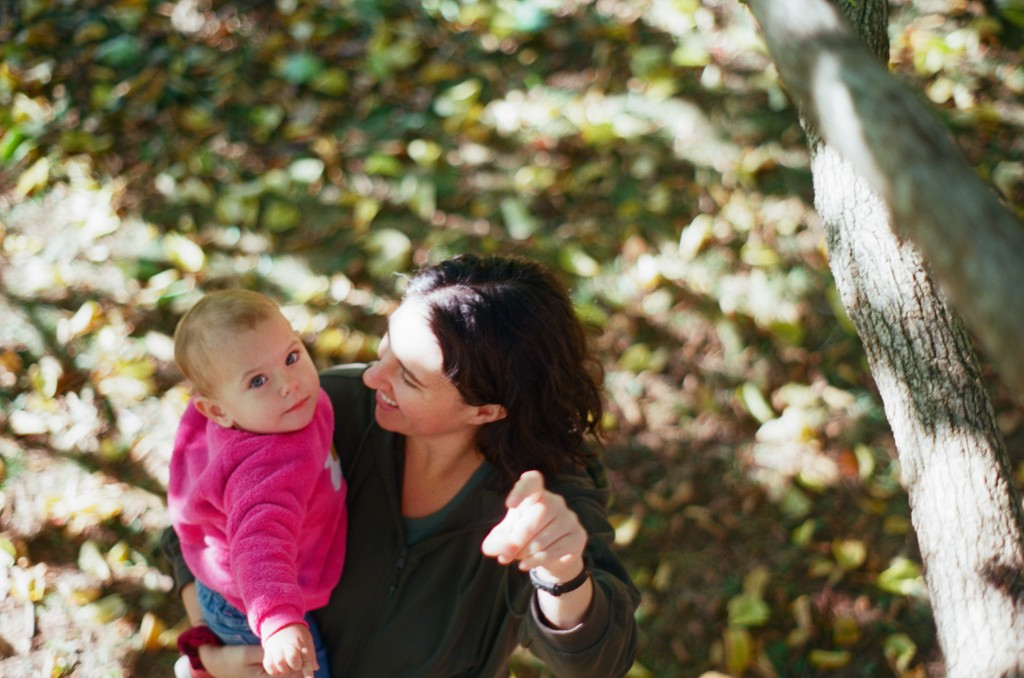
#> input picture examples/input.png, 1024 x 678 px
$ python cli.py -i ../../examples/input.png -o out
#> lines starting #> are read from the running program, lines starting #| are printed output that depends on the picture; after the words box and inside, x2 and y2 are one past the last pixel; in counts of white or black regions, pixels touching at a corner belong together
### src/photo_riso/image_io.py
"""Load images as sRGB uint8; alpha is composited on white (documented)."""

from __future__ import annotations

from pathlib import Path

import numpy as np
from PIL import Image


def load_rgb_uint8(path: Path) -> np.ndarray:
    """
    Return HxWx3 uint8 sRGB. If the source has an alpha channel, composite
    over opaque white so CIELAB k-means sees premultiplied-correct sRGB.
    """
    im = Image.open(path)
    im = im.convert("RGBA")
    rgba = np.array(im, dtype=np.uint8)
    rgb = rgba[..., :3].astype(np.float32)
    a = rgba[..., 3:4].astype(np.float32) / 255.0
    comp = np.clip(rgb * a + 255.0 * (1.0 - a), 0, 255).astype(np.uint8)
    return comp

### src/photo_riso/cluster.py
"""K-means segmentation in CIELAB."""

from __future__ import annotations

from dataclasses import dataclass

import numpy as np
from sklearn.cluster import KMeans

from photo_riso.lab_colors import rgb_uint8_to_lab


@dataclass
class SegmentationResult:
    labels: np.ndarray  # HxW int, 0..k-1 by prevalence (0 = largest cluster)
    centroids_lab: np.ndarray  # kx3 CIELAB, same order as labels
    rgb: np.ndarray  # HxW3 uint8 sRGB source


def _reshape_lab(rgb: np.ndarray) -> tuple[np.ndarray, tuple[int, int]]:
    h, w, _ = rgb.shape
    lab = rgb_uint8_to_lab(rgb)
    return lab.reshape(-1, 3), (h, w)


def segment_image(
    rgb: np.ndarray,
    k: int,
    sample_size: int,
    random_state: int,
    predict_chunk: int = 262_144,
) -> SegmentationResult:
    """
    Cluster pixels in CIELAB; labels sorted so index 0 is most prevalent cluster.
    """
    if rgb.ndim != 3 or rgb.shape[2] != 3:
        raise ValueError("rgb must be HxWx3 uint8")
    lab_flat, (h, w) = _reshape_lab(rgb)
    n = lab_flat.shape[0]
    rng = np.random.default_rng(random_state)
    if n <= sample_size:
        idx = np.arange(n)
    else:
        idx = rng.choice(n, size=sample_size, replace=False)
    sample = lab_flat[idx]

    km = KMeans(n_clusters=k, n_init="auto", random_state=random_state)
    km.fit(sample)

    # Predict in horizontal strips to limit memory
    labels_flat = np.empty(n, dtype=np.int32)
    for r0 in range(0, n, predict_chunk):
        r1 = min(r0 + predict_chunk, n)
        labels_flat[r0:r1] = km.predict(lab_flat[r0:r1])

    counts = np.bincount(labels_flat, minlength=k)
    order = np.argsort(-counts)
    inverse = np.empty_like(order)
    inverse[order] = np.arange(k)

    new_labels_flat = inverse[labels_flat.astype(np.int64)]
    centroids_old = km.cluster_centers_.astype(np.float64)
    centroids_lab = centroids_old[order]

    labels = new_labels_flat.reshape(h, w)
    return SegmentationResult(
        labels=labels,
        centroids_lab=centroids_lab,
        rgb=rgb,
    )


def pixel_centroid_distances(lab: np.ndarray, centroids_lab: np.ndarray) -> np.ndarray:
    """
    Per-pixel Euclidean distance to each centroid in CIELAB.
    Returns HxWxk float64.
    """
    d = lab[..., np.newaxis, :] - centroids_lab[np.newaxis, np.newaxis, :, :]
    return np.linalg.norm(d, axis=-1)

### src/photo_riso/lab_colors.py
"""sRGB (D65) to CIELAB and back via skimage (linear RGB internally)."""

from __future__ import annotations

import re
from typing import Any

import numpy as np
from skimage.color import lab2rgb, rgb2lab


def srgb_uint8_to_linear_float(rgb: np.ndarray) -> np.ndarray:
    """rgb uint8 HxWx3 -> linear float HxWx3 in [0, 1]."""
    c = rgb.astype(np.float64) / 255.0
    return np.where(c <= 0.04045, c / 12.92, ((c + 0.055) / 1.055) ** 2.4)


def linear_float_to_srgb_uint8(rgb: np.ndarray) -> np.ndarray:
    """Linear float HxWx3 in [0,1] -> sRGB uint8."""
    c = np.clip(rgb, 0.0, 1.0)
    srgb = np.where(c <= 0.0031308, 12.92 * c, 1.055 * (c ** (1.0 / 2.4)) - 0.055)
    return np.round(np.clip(srgb, 0.0, 1.0) * 255.0).astype(np.uint8)


def rgb_uint8_to_lab(rgb: np.ndarray) -> np.ndarray:
    """sRGB uint8 HxWx3 -> CIELAB (D65) HxWx3 (L*, a*, b* skimage convention)."""
    linear = srgb_uint8_to_linear_float(rgb)
    return rgb2lab(linear, channel_axis=-1)


def lab_to_rgb_uint8(lab: np.ndarray) -> np.ndarray:
    """CIELAB HxWx3 -> sRGB uint8."""
    linear = lab2rgb(lab, channel_axis=-1)
    return linear_float_to_srgb_uint8(linear)


def lab_vector_to_rgb_uint8(lab: np.ndarray) -> np.ndarray:
    """lab Nx3 -> RGB uint8 Nx3."""
    lab = np.asarray(lab, dtype=np.float64).reshape(-1, 1, 1, 3)
    rgb = lab_to_rgb_uint8(lab)
    return rgb.reshape(-1, 3)


def delta_e_lab(a: np.ndarray, b: np.ndarray) -> np.ndarray:
    """Euclidean ΔE in CIELAB. a, b shape (..., 3)."""
    return np.linalg.norm(a - b, axis=-1)


_HEX = re.compile(r"^#?([0-9a-fA-F]{6})$")


# [14 lines left out: functions parse_hex, ink_entry_to_rgb, not called in this run]


def rgb_to_hex(r: int, g: int, b: int) -> str:
    return f"#{r:02x}{g:02x}{b:02x}"

### src/photo_riso/masks.py
"""Build separation masks (binary / tonal) and optional dither."""

from __future__ import annotations

from typing import Literal

import numpy as np
from PIL import Image

MaskMode = Literal["binary", "tonal-softmax", "tonal-assigned"]
DitherMode = Literal["none", "ordered", "floyd"]


# [14 lines left out: functions _softmax_neg_beta, _d_own, not called in this run]


def build_masks(
    labels: np.ndarray,
    lab_dists: np.ndarray,
    k: int,
    mode: MaskMode,
    tonal_beta: float = 1.0,
    tonal_sigma: float = 15.0,
    tonal_gamma: float = 1.0,
) -> list[np.ndarray]:
    """
    Return k uint8 HxW masks.
    lab_dists: HxWxk Euclidean distances in CIELAB.
    """
    h, w = labels.shape
    if mode == "binary":
        return [
            np.where(labels == i, 255, 0).astype(np.uint8) for i in range(k)
        ]

    if mode == "tonal-softmax":
        wts = _softmax_neg_beta(lab_dists, tonal_beta)
        out = []
        for i in range(k):
            plane = (wts[..., i] * 255.0).astype(np.float64)
            if tonal_gamma != 1.0:
                plane = np.clip((plane / 255.0) ** tonal_gamma * 255.0, 0, 255)
            out.append(plane.astype(np.uint8))
        return out

    if mode == "tonal-assigned":
        d = _d_own(lab_dists, labels)
        sig = max(tonal_sigma, 1e-6)
        base = np.exp(-(d**2) / (2.0 * sig**2))
        out = []
        for i in range(k):
            m = labels == i
            plane = np.zeros((h, w), dtype=np.float64)
            plane[m] = base[m] * 255.0
            if tonal_gamma != 1.0:
                nz = plane > 0
                plane[nz] = np.clip((plane[nz] / 255.0) ** tonal_gamma * 255.0, 0, 255)
            out.append(plane.astype(np.uint8))
        return out

    raise ValueError(f"unknown mask mode: {mode}")


_BAYER_4 = (
    np.array(
        [[0, 8, 2, 10], [12, 4, 14, 6], [3, 11, 1, 9], [15, 7, 13, 5]],
        dtype=np.float64,
    )
    / 16.0
)


# [40 lines left out: functions _dither_ordered, _dither_floyd, apply_dither, not called in this run]


def save_mask_png(path: str, mask: np.ndarray) -> None:
    Image.fromarray(mask, mode="L").save(path)

### src/photo_riso/preview.py
"""Composite masks tinted by layer RGB (additive screen preview)."""

from __future__ import annotations

import numpy as np


def composite_masks_rgb(
    masks: list[np.ndarray],
    layer_rgb: np.ndarray,
) -> np.ndarray:
    """
    Blend separation masks with per-layer sRGB.

    Each mask contributes (mask/255) * color channel-wise; results are clipped
    to [0, 255]. This is a screen-style additive preview, not physical ink
    overprint simulation.

    masks: k entries, each HxW uint8
    layer_rgb: kx3 uint8
    """
    if not masks:
        raise ValueError("masks must be non-empty")
    h, w = masks[0].shape
    layer_rgb = np.asarray(layer_rgb, dtype=np.float64)
    if layer_rgb.shape != (len(masks), 3):
        raise ValueError("layer_rgb must be kx3")

    acc = np.zeros((h, w, 3), dtype=np.float64)
    for i, m in enumerate(masks):
        if m.shape != (h, w):
            raise ValueError("all masks must share shape")
        wgt = m.astype(np.float64) / 255.0
        acc += wgt[..., np.newaxis] * layer_rgb[i]
    return np.clip(np.round(acc), 0, 255).astype(np.uint8)

### src/photo_riso/cli.py
"""CLI for photo-riso."""

from __future__ import annotations

import argparse
import json
import sys
from pathlib import Path

import numpy as np
from PIL import Image

from photo_riso.cluster import pixel_centroid_distances, segment_image
from photo_riso.image_io import load_rgb_uint8
from photo_riso.ink_map import load_palette, map_inks, mappings_to_json
from photo_riso.lab_colors import lab_vector_to_rgb_uint8, rgb_to_hex, rgb_uint8_to_lab
from photo_riso.masks import apply_dither, build_masks, save_mask_png
from photo_riso.preview import composite_masks_rgb


def _colors_payload(centroids_lab: np.ndarray) -> list[dict]:
    rgb = lab_vector_to_rgb_uint8(centroids_lab)
    out = []
    for i, row in enumerate(centroids_lab):
        r, g, b = int(rgb[i, 0]), int(rgb[i, 1]), int(rgb[i, 2])
        out.append(
            {
                "cluster_index": i,
                "rgb": [r, g, b],
                "hex": rgb_to_hex(r, g, b),
                "lab": [float(row[0]), float(row[1]), float(row[2])],
            }
        )
    return out


def main(argv: list[str] | None = None) -> int:
    argv = argv if argv is not None else sys.argv[1:]
    p = argparse.ArgumentParser(
        description="K-means color separation in CIELAB and risograph-style masks.",
    )
    p.add_argument("--input", "-i", type=Path, required=True, help="Input image path")
    p.add_argument("--output-dir", "-o", type=Path, required=True, help="Output directory")
    p.add_argument("--k", type=int, default=5, help="Number of colors / masks")
    p.add_argument("--sample-size", type=int, default=100_000, help="Pixels for k-means fit")
    p.add_argument("--seed", type=int, default=0, help="Random seed")
    p.add_argument(
        "--mask-mode",
        choices=("binary", "tonal-softmax", "tonal-assigned"),
        default="binary",
    )
    p.add_argument("--tonal-beta", type=float, default=1.0)
    p.add_argument("--tonal-sigma", type=float, default=15.0)
    p.add_argument("--tonal-gamma", type=float, default=1.0)
    p.add_argument("--dither", choices=("none", "ordered", "floyd"), default="none")
    p.add_argument("--ink-palette", type=Path, default=None)
    p.add_argument(
        "--ink-map-mode",
        choices=("nearest", "assign", "family"),
        default="nearest",
    )
    p.add_argument("--ink-family-alpha", type=float, default=0.5)
    p.add_argument(
        "--no-preview",
        action="store_true",
        help="Skip writing preview.png (masks tinted and summed in sRGB).",
    )
    args = p.parse_args(argv)

    rgb = load_rgb_uint8(args.input)
#> in load_rgb_uint8, im is the input picture: PIL image 1024x678 RGB; mean R, G, B 124.7, 111.3, 89.8
#> in load_rgb_uint8, `a = rgba[..., 3:4].astype(np.float32) / 255.0`: a: shape (678, 1024, 1) float32; every value is 1
    seg = segment_image(
        rgb,
        k=args.k,
        sample_size=args.sample_size,
        random_state=args.seed,
    )
#> in rgb_uint8_to_lab, `return rgb2lab(linear, channel_axis=-1)`:
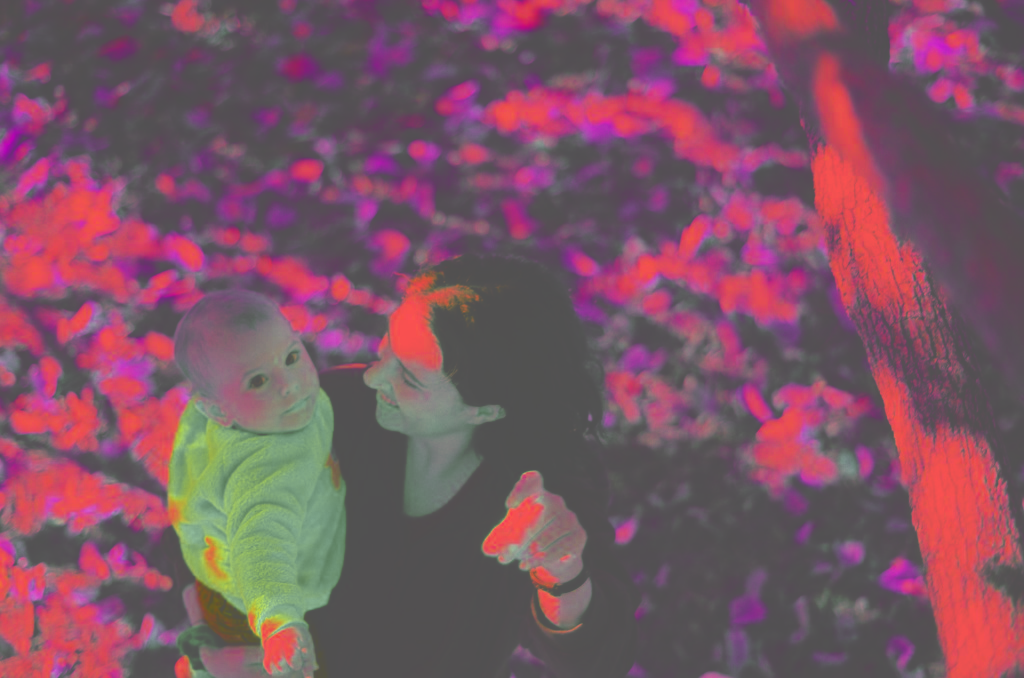
#> returned value: shape (678, 1024, 3) float64; mean of channels 0, 1, 2 26.1, 2.4, 11.2; drawn with min black and max white
#> in segment_image, `lab_flat, (h, w) = _reshape_lab(rgb)`: h = 678; w = 1024
#> in segment_image, `counts = np.bincount(labels_flat, minlength=k)`: counts = [87550, 93544, 127362, 52164, 333652]
#> in segment_image, `order = np.argsort(-counts)`: order = [4, 2, 1, 0, 3]
#> in segment_image, `centroids_lab = centroids_old[order]`: centroids_lab = [[4.31, -0.212, 3.79], [23.74, 1.45, 18.63], [78.44, -2.39, 7.17], [54.42, -4.04, 27.14], [28.86, 40.14, 21.1]]
#> in segment_image, `labels = new_labels_flat.reshape(h, w)`:
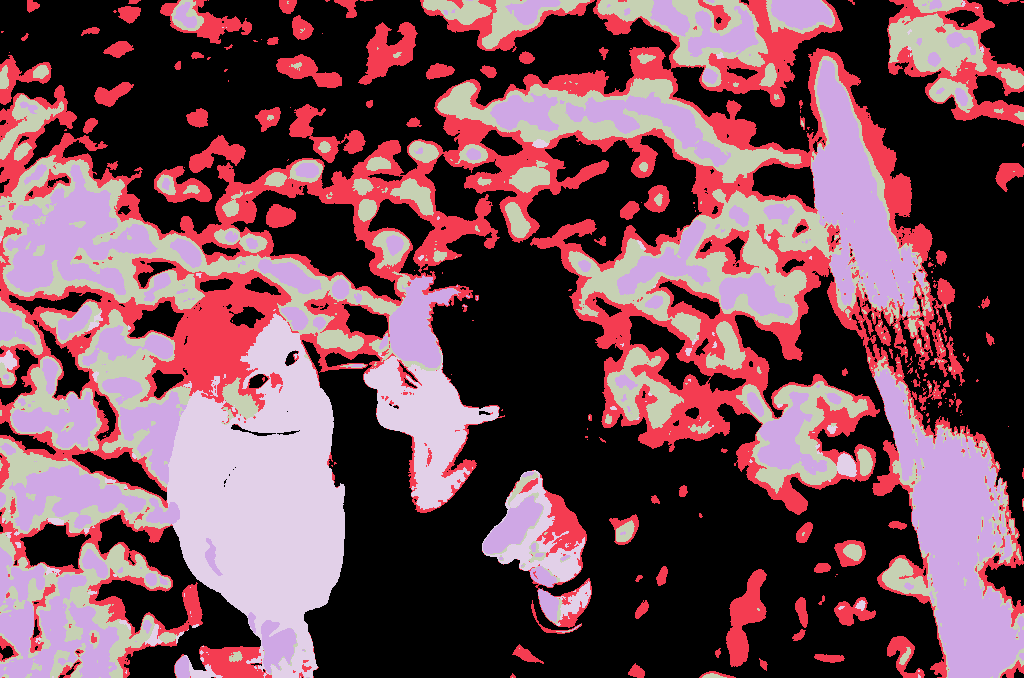
#> labels: shape (678, 1024) int64; 5 distinct labels, from 0 to 4; one colour per label, 0 black
    lab = rgb_uint8_to_lab(seg.rgb)
    dists = pixel_centroid_distances(lab, seg.centroids_lab)

    masks = build_masks(
        seg.labels,
        dists,
        args.k,
        mode=args.mask_mode,  # type: ignore[arg-type]
        tonal_beta=args.tonal_beta,
        tonal_sigma=args.tonal_sigma,
        tonal_gamma=args.tonal_gamma,
    )
#> masks = 5 items
    if args.mask_mode != "binary" and args.dither != "none":
        masks = apply_dither(masks, args.dither)  # type: ignore[arg-type]

    args.output_dir.mkdir(parents=True, exist_ok=True)
    suffix = args.mask_mode.replace("tonal-", "t-")
    for i, m in enumerate(masks):
        save_mask_png(
            str(args.output_dir / f"mask_{i + 1:02d}_{suffix}.png"),
            m,
        )
#> this loop made 5 passes
#> pass 1, in save_mask_png, `Image.fromarray(mask, mode="L").save(path)`:
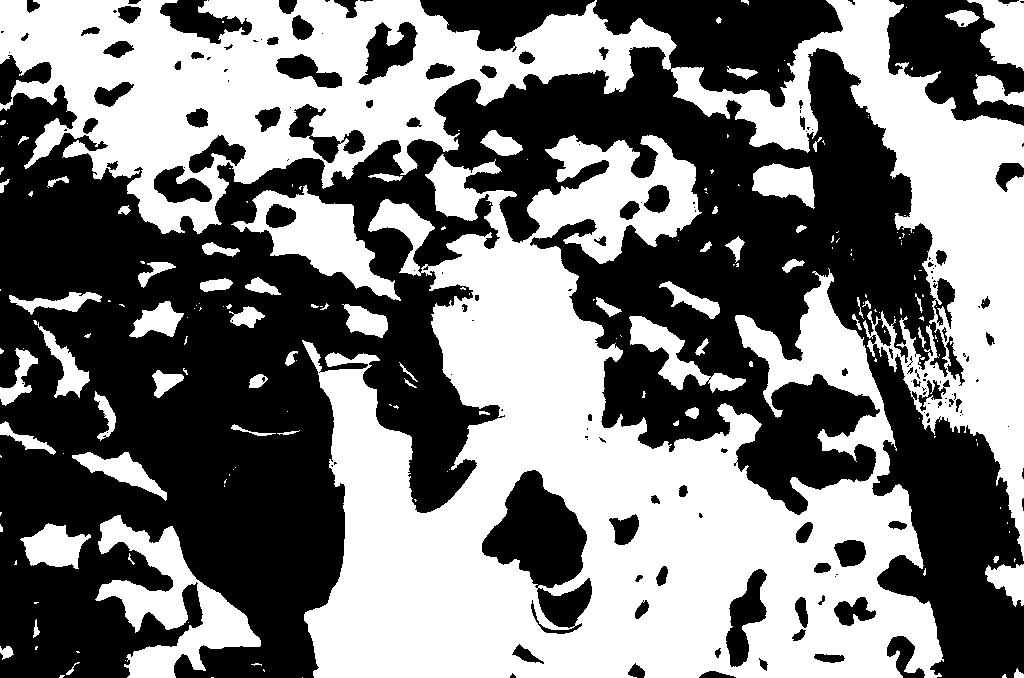
#> saved as mask_01_binary.png: PIL image 1024x678 L; 48.1% white; 191 white regions (124 under 20 px), largest, box (x1, y1, x2, y2) and area: (302, 135, 944, 678) 171627, (0, 0, 1024, 561) 119300, (95, 515, 261, 678) 10119
#> pass 2, in save_mask_png (call 2), `Image.fromarray(mask, mode="L").save(path)`:
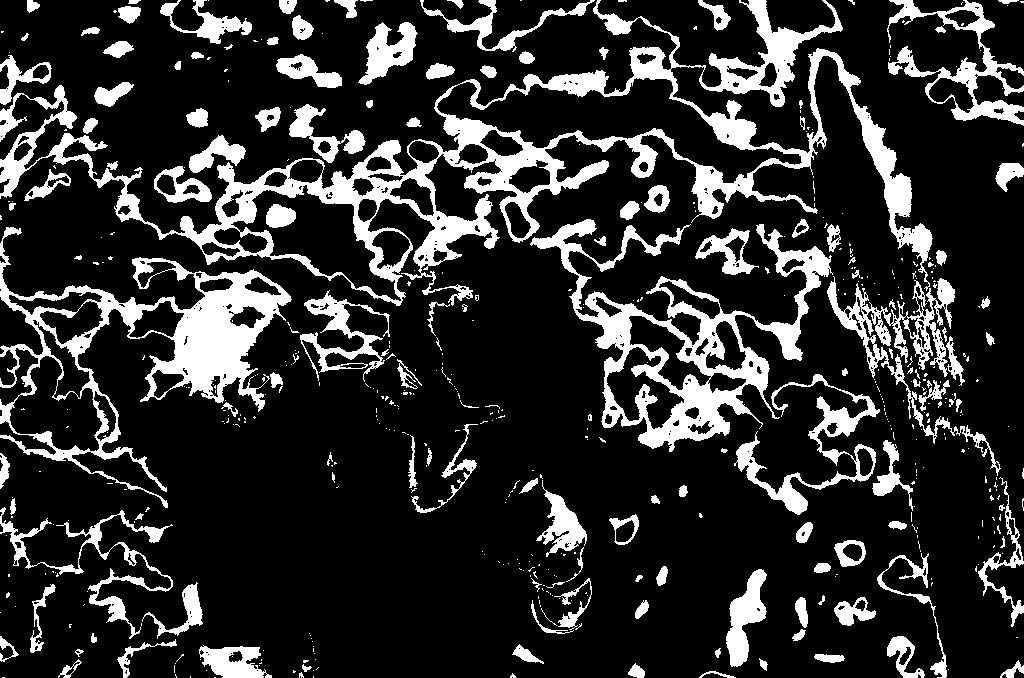
#> saved as mask_02_binary.png: PIL image 1024x678 L; 18.3% white; 530 white regions (392 under 20 px), largest, box (x1, y1, x2, y2) and area: (0, 0, 933, 306) 39043, (0, 227, 292, 508) 16333, (530, 219, 833, 452) 16049

    colors = _colors_payload(seg.centroids_lab)
#> colors = 5 items
    (args.output_dir / "colors.json").write_text(
        json.dumps(colors, indent=2),
        encoding="utf-8",
    )

    layer_rgb = lab_vector_to_rgb_uint8(seg.centroids_lab)
#> layer_rgb = [[75, 68, 44], [141, 128, 94], [227, 227, 219], [195, 190, 154], [187, 102, 107]]
    if args.ink_palette is not None:
        palette = load_palette(args.ink_palette)
        mappings = map_inks(
            seg.centroids_lab,
            palette,
            mode=args.ink_map_mode,  # type: ignore[arg-type]
            family_alpha=args.ink_family_alpha,
        )
        (args.output_dir / "mapping.json").write_text(
            json.dumps(mappings_to_json(mappings), indent=2),
            encoding="utf-8",
        )
        layer_rgb = np.array([m.assigned_ink_rgb for m in mappings], dtype=np.uint8)

    if not args.no_preview:
        preview = composite_masks_rgb(masks, layer_rgb)
#> the loop in composite_masks_rgb, `for i, m in enumerate(masks):` made 5 passes
#> pass 1, in composite_masks_rgb, `acc += wgt[..., np.newaxis] * layer_rgb[i]`:
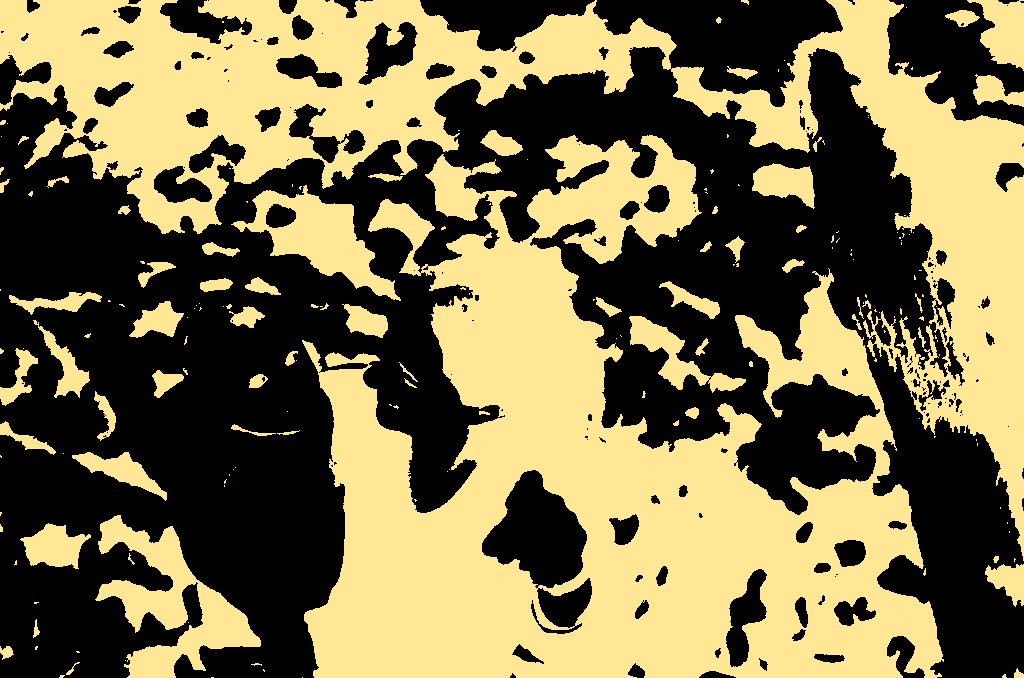
#> acc: shape (678, 1024, 3) float64; mean of channels 0, 1, 2 36, 32.7, 21.1; drawn with min black and max white
#> after the loop in composite_masks_rgb, `for i, m in enumerate(masks):`:
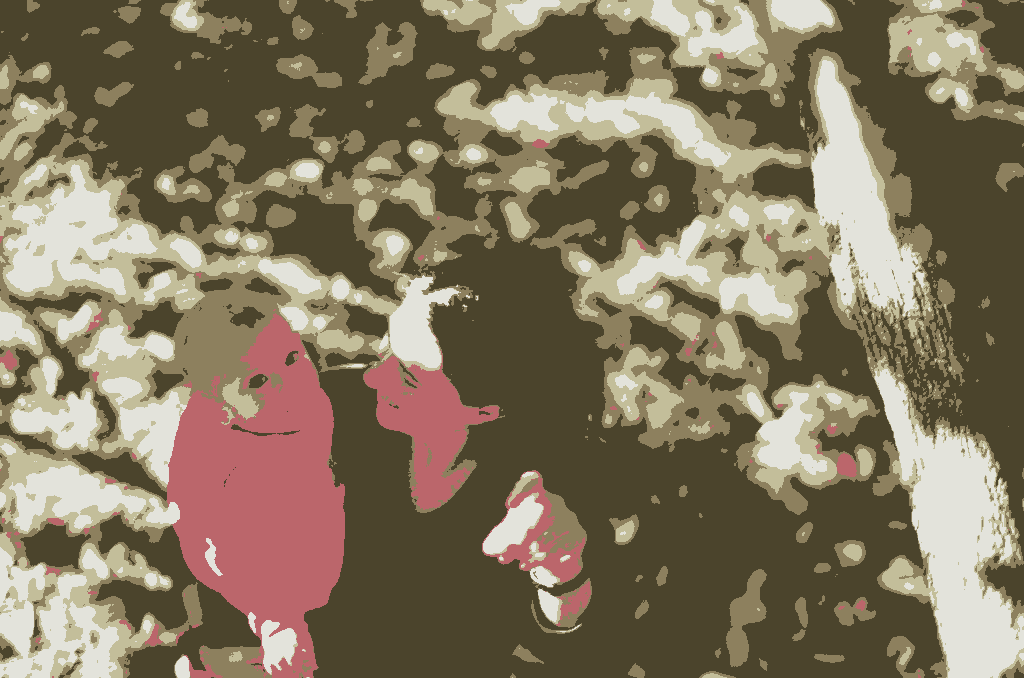
#> acc: shape (678, 1024, 3) float64; mean of channels 0, 1, 2 131.1, 118.4, 95.4; drawn as R, G, B
        Image.fromarray(preview, mode="RGB").save(
            args.output_dir / "preview.png",
        )

    return 0


if __name__ == "__main__":
    raise SystemExit(main())
#> (the program exits here)
